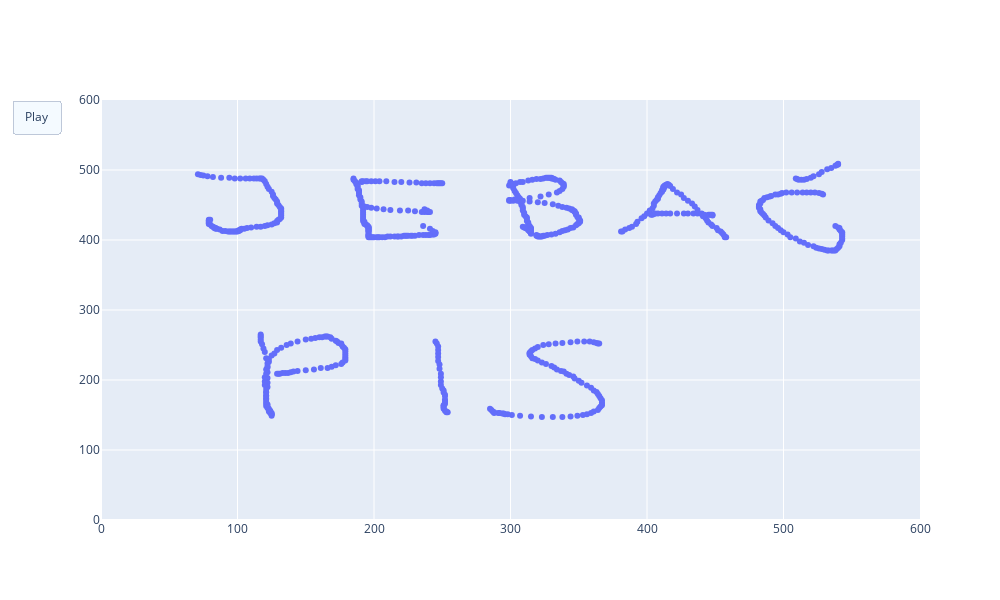

Notebook cell for this chart:
### Code cell
import plotly.graph_objects as go

import random

x_end=[71, 73, 75, 78, 82, 88, 94, 98, 102, 106, 109, 112, 114, 116, 117, 118, 119, 120, 121, 122, 123, 125, 126, 126, 127, 128, 129, 129, 130, 131, 132, 132, 132, 132, 132, 132, 132, 131, 130, 129, 129, 127, 125, 122, 120, 117, 114, 110, 107, 105, 103, 102, 102, 101, 101, 100, 100, 99, 98, 97, 96, 95, 94, 93, 91, 89, 87, 85, 84, 84, 83, 83, 82, 81, 80, 79, 79, 79, 79, 79, 79, 79, 80, 185, 185, 186, 187, 187, 188, 188, 188, 189, 189, 189, 189, 190, 190, 191, 191, 191, 192, 192, 192, 192, 192, 192, 192, 193, 193, 193, 194, 195, 195, 196, 196, 196, 196, 196, 196, 196, 196, 196, 196, 196, 196, 196, 196, 197, 198, 199, 200, 202, 203, 204, 206, 208, 210, 212, 215, 217, 218, 220, 222, 223, 224, 225, 227, 228, 230, 233, 236, 238, 240, 241, 243, 244, 245, 245, 245, 243, 241, 236, 192, 193, 195, 198, 202, 207, 212, 219, 225, 230, 235, 237, 239, 240, 241, 239, 237, 191, 191, 192, 194, 195, 198, 201, 204, 209, 215, 220, 226, 231, 235, 238, 241, 244, 246, 247, 248, 249, 250, 300, 300, 301, 302, 302, 303, 304, 305, 306, 306, 307, 308, 308, 309, 309, 309, 310, 310, 311, 312, 312, 312, 313, 313, 314, 314, 314, 314, 315, 315, 315, 315, 315, 315, 315, 315, 315, 315, 315, 314, 314, 313, 312, 311, 311, 310, 309, 299, 300, 302, 304, 307, 309, 313, 316, 319, 322, 324, 326, 327, 328, 329, 330, 330, 331, 332, 333, 336, 337, 338, 339, 339, 339, 338, 336, 334, 328, 322, 314, 307, 303, 300, 299, 299, 300, 302, 305, 309, 314, 320, 325, 331, 335, 338, 341, 343, 345, 345, 346, 347, 347, 348, 348, 348, 349, 350, 350, 351, 351, 350, 349, 348, 346, 344, 342, 340, 338, 336, 333, 330, 327, 325, 324, 323, 322, 321, 320, 320, 319, 319, 381, 382, 384, 387, 389, 392, 393, 396, 398, 400, 402, 404, 405, 405, 406, 407, 408, 408, 409, 410, 411, 411, 412, 412, 412, 412, 412, 413, 413, 413, 414, 415, 416, 417, 419, 422, 425, 427, 430, 433, 435, 437, 440, 441, 443, 444, 445, 447, 448, 451, 452, 454, 455, 456, 457, 457, 458, 403, 404, 405, 406, 408, 411, 414, 417, 422, 427, 430, 434, 437, 440, 442, 445, 446, 447, 448, 448, 529, 528, 526, 523, 520, 517, 514, 510, 506, 502, 499, 498, 496, 494, 491, 490, 488, 486, 485, 484, 483, 483, 482, 482, 482, 483, 483, 484, 485, 486, 487, 489, 492, 494, 496, 498, 500, 503, 505, 509, 512, 515, 518, 522, 524, 526, 528, 530, 532, 533, 535, 536, 537, 538, 539, 540, 541, 541, 542, 543, 543, 543, 543, 543, 543, 542, 541, 541, 540, 538, 509, 510, 511, 513, 515, 517, 520, 522, 526, 528, 532, 535, 538, 539, 540, 540, 117, 117, 117, 117, 117, 118, 119, 120, 121, 122, 122, 122, 122, 122, 122, 121, 121, 121, 121, 121, 122, 123, 123, 124, 125, 125, 125, 125, 124, 123, 122, 122, 121, 121, 121, 121, 121, 120, 120, 120, 121, 121, 122, 123, 123, 125, 127, 129, 132, 136, 139, 144, 150, 154, 157, 160, 162, 164, 165, 166, 168, 169, 172, 173, 174, 176, 176, 177, 178, 179, 179, 179, 179, 179, 179, 179, 177, 176, 172, 169, 166, 161, 156, 150, 144, 141, 139, 137, 135, 133, 131, 130, 129, 245, 246, 247, 247, 247, 247, 247, 248, 248, 249, 249, 249, 249, 250, 251, 251, 252, 252, 252, 252, 252, 252, 251, 251, 251, 251, 252, 253, 254, 253, 365, 364, 363, 361, 358, 354, 349, 344, 338, 333, 328, 324, 320, 318, 316, 315, 314, 314, 314, 315, 316, 318, 320, 323, 326, 330, 332, 334, 337, 339, 341, 343, 346, 347, 350, 352, 356, 359, 361, 363, 364, 365, 366, 367, 367, 367, 367, 366, 365, 364, 361, 359, 356, 353, 349, 344, 338, 331, 323, 315, 307, 301, 298, 296, 295, 294, 292, 291, 288, 288, 287, 286, 285]
y_end=[106, 107, 108, 109, 110, 111, 111, 112, 112, 112, 112, 112, 112, 112, 112, 112, 114, 116, 120, 124, 127, 131, 135, 137, 140, 142, 145, 148, 150, 153, 155, 157, 159, 161, 163, 165, 168, 170, 171, 173, 175, 176, 178, 179, 180, 181, 181, 182, 183, 184, 184, 185, 186, 186, 187, 187, 188, 188, 188, 188, 188, 188, 188, 188, 187, 187, 185, 184, 184, 183, 183, 182, 181, 180, 178, 177, 176, 175, 174, 173, 172, 171, 171, 112, 114, 116, 118, 120, 122, 124, 127, 129, 131, 133, 136, 139, 142, 145, 148, 151, 154, 158, 161, 164, 167, 170, 173, 174, 176, 177, 178, 179, 180, 181, 182, 183, 184, 185, 186, 187, 188, 190, 192, 193, 194, 195, 196, 196, 196, 196, 196, 196, 196, 196, 196, 196, 195, 195, 195, 195, 195, 195, 194, 194, 194, 194, 194, 194, 194, 193, 193, 193, 193, 193, 192, 192, 191, 190, 189, 187, 184, 180, 152, 152, 153, 154, 155, 156, 157, 158, 158, 159, 160, 160, 160, 160, 160, 158, 156, 117, 116, 116, 116, 116, 116, 116, 116, 116, 117, 117, 118, 118, 119, 119, 119, 119, 119, 119, 119, 119, 119, 117, 119, 121, 123, 126, 130, 133, 136, 139, 142, 145, 148, 150, 153, 155, 158, 161, 164, 166, 168, 170, 173, 175, 178, 180, 181, 182, 183, 183, 184, 185, 186, 187, 188, 189, 190, 191, 190, 189, 188, 187, 186, 184, 183, 182, 182, 181, 122, 121, 120, 119, 117, 117, 115, 114, 113, 113, 112, 111, 111, 111, 111, 111, 112, 112, 113, 114, 115, 117, 119, 120, 122, 124, 127, 130, 132, 135, 138, 140, 141, 142, 143, 143, 144, 144, 144, 144, 144, 145, 146, 147, 149, 151, 153, 154, 155, 156, 157, 158, 159, 160, 162, 163, 164, 167, 168, 170, 172, 174, 176, 177, 179, 182, 183, 185, 186, 187, 189, 191, 192, 193, 194, 194, 195, 195, 195, 195, 194, 194, 193, 188, 188, 185, 183, 181, 177, 174, 169, 166, 162, 158, 155, 151, 148, 145, 143, 141, 139, 136, 133, 131, 129, 128, 127, 126, 125, 124, 124, 123, 122, 121, 120, 121, 123, 127, 132, 135, 140, 144, 148, 152, 157, 162, 166, 169, 172, 175, 178, 180, 183, 186, 188, 190, 192, 195, 196, 196, 164, 164, 163, 162, 162, 162, 162, 162, 162, 162, 162, 162, 162, 163, 164, 164, 164, 164, 164, 165, 135, 134, 133, 132, 132, 132, 132, 132, 132, 132, 133, 134, 135, 135, 137, 138, 139, 140, 143, 144, 145, 148, 150, 152, 154, 156, 159, 161, 163, 165, 168, 172, 176, 180, 183, 186, 189, 192, 196, 198, 202, 204, 207, 209, 211, 212, 213, 214, 215, 215, 215, 215, 215, 215, 213, 211, 209, 206, 204, 200, 198, 195, 193, 191, 189, 187, 185, 183, 182, 180, 112, 113, 114, 114, 114, 113, 111, 109, 106, 103, 99, 97, 94, 93, 92, 91, 335, 337, 339, 342, 345, 349, 355, 360, 369, 376, 382, 389, 397, 404, 410, 417, 423, 428, 434, 437, 440, 443, 445, 447, 449, 451, 449, 447, 444, 441, 438, 435, 431, 426, 422, 418, 413, 407, 402, 396, 391, 385, 380, 374, 370, 365, 362, 357, 354, 350, 348, 345, 342, 341, 340, 339, 339, 338, 338, 338, 339, 341, 344, 345, 347, 348, 349, 352, 354, 356, 359, 362, 365, 368, 370, 372, 375, 377, 379, 381, 383, 383, 385, 386, 387, 388, 389, 390, 390, 390, 391, 391, 391, 345, 348, 352, 357, 362, 367, 373, 378, 384, 391, 396, 402, 407, 412, 415, 418, 421, 423, 428, 430, 432, 434, 436, 437, 439, 441, 444, 446, 446, 445, 348, 348, 347, 346, 345, 345, 345, 346, 347, 348, 349, 350, 353, 355, 357, 359, 361, 362, 364, 366, 369, 370, 372, 375, 377, 380, 382, 385, 387, 388, 391, 393, 395, 398, 401, 404, 408, 411, 415, 417, 420, 423, 426, 429, 432, 434, 436, 438, 440, 443, 445, 447, 449, 450, 451, 452, 453, 453, 453, 452, 451, 450, 449, 449, 448, 448, 447, 447, 447, 446, 445, 443, 441]
y_end=[600-i for i in y_end]




frames = [go.Frame(data=[  go.Scatter(x= random.choices(range(0, 600), k= len(y_end)) , y= random.choices(range(0, 600), k= len(y_end)), mode="markers")
                          ],  layout=go.Layout(title_text=""))
                          for x in range(0,6) ] 
frames.append(go.Frame(data=[  go.Scatter(x=x_end, y=y_end, mode="markers")
                          ],  layout=go.Layout(title_text="")))

fig = go.Figure(
    data=[go.Scatter(x=random.choices(range(0, 600), k= len(y_end)), y=random.choices(range(0, 600), k= len(y_end)), mode="markers")],
    layout=go.Layout(
        xaxis=dict(range=[0, 600], autorange=False),
        yaxis=dict(range=[0, 600], autorange=False),
        width=1000,
        height=600,
        title="Title",
        updatemenus=[dict(
            type="buttons",
            buttons=[dict(label="Play",
                          method="animate",
                          args=[None, {"frame": {"duration": 2000, "redraw": False},}])])]
    ),
    frames=frames
)

fig.show()
